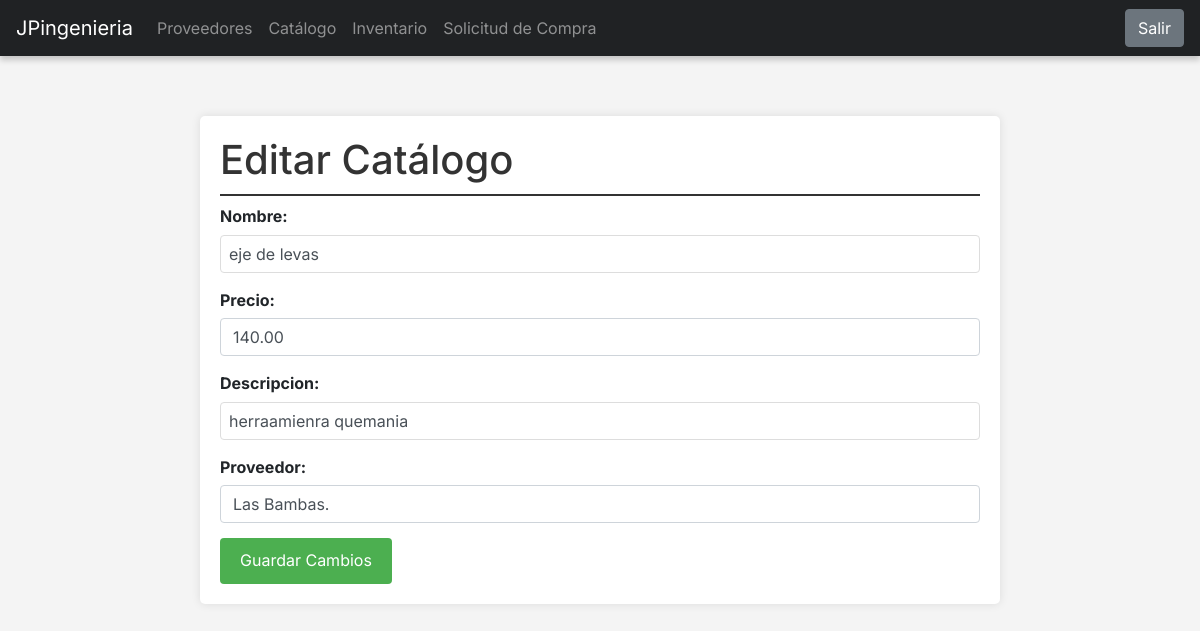
/catalogos/catalogos/detail/edit/3/, run on the app's committed database.
### api/models.py (models this page shows, shortened)
class Catalogue(models.Model):
    nombre = models.CharField(max_length=250)
    precio = models.DecimalField(max_digits=10, decimal_places=2)
    descripcion = models.CharField(max_length=250)
    proveedor = models.ForeignKey(Proveedor, on_delete=models.CASCADE)

### catalogo/views.py (the view, shortened to what this page needs)
# urls.py: path('catalogos/detail/edit/<int:pk>/', EditCatalogueView.as_view(),name='edit_catalogo'),
class EditCatalogueView(UpdateView):
    model = Catalogue
    form_class = CatalogueForm
    template_name = 'catalogo_edit.html'
    def get_context_data(self, **kwargs):
        context = super().get_context_data(**kwargs)
        context['catalogue'] = self.object
        return context

### catalogo/forms.py
class CatalogueForm(forms.ModelForm):
    class Meta:
        model = Catalogue
        fields = ['nombre','precio','descripcion','proveedor']
    def __init__(self, *args, **kwargs):
        super(CatalogueForm, self).__init__(*args, **kwargs)
        self.helper = FormHelper()
        self.helper.form_method = 'post'
        self.helper.add_input(Submit('submit', 'Guardar Proveedor'))
        for field_name, field in self.fields.items():
            field.widget.attrs['class'] = 'form-control'

### api/models.py (called while the page is built)
    def __str__(self):
        return self.nombre_empresa

### catalogo/templates/catalogo_edit.html (shortened to what this page needs)
{% extends "base.html" %}
{% block content %}
<div class="edit-container">
    <h1>Editar Catálogo</h1>
    <form method="post">
        {% for field in form %}
            <div class="form-group">
                {{ field.label_tag }}
                {{ field }}
            </div>
        {% endfor %}
        <input type="submit" value="Guardar Cambios" class="submit-btn">
    </form>
</div>
{% endblock %}

### logistica/templates/base.html (style rules this page uses)
* { font-family: 'Inter', sans-serif; margin: 0; padding: 0; box-sizing: border-box; }
html, body { margin: 0; padding: 0; width: 100%; height: 100%; background-color: #f4f4f4; }

### catalogo/templates/catalogo_edit.html (style rules this page uses)
.edit-container { font-family: Arial, sans-serif; line-height: 1.6; max-width: 800px; margin: 60px auto 0; background-color: #fff; padding: 20px; border-radius: 5px; box-shadow: 0 0 10px rgba(0,0,0,0.1); }
.edit-container h1 { color: #333; border-bottom: 2px solid #333; padding-bottom: 10px; }
.form-group { margin-bottom: 15px; }
.form-group label { display: block; margin-bottom: 5px; font-weight: bold; }
.form-group input[type="text"], .form-group input[type="tel"], .form-group textarea { width: 100%; padding: 8px; border: 1px solid #ddd; border-radius: 4px; }
.submit-btn { background-color: #4CAF50; color: white; padding: 10px 20px; border: none; border-radius: 4px; cursor: pointer; font-size: 16px; }

### data on the page
Catalogue: form "eje de levas" "140.00" "herraamienra quemania" "Las Bambas."

### other printed values
{{ field.label_tag }} "Nombre:" "Precio:" "Descripcion:" "Proveedor:"
